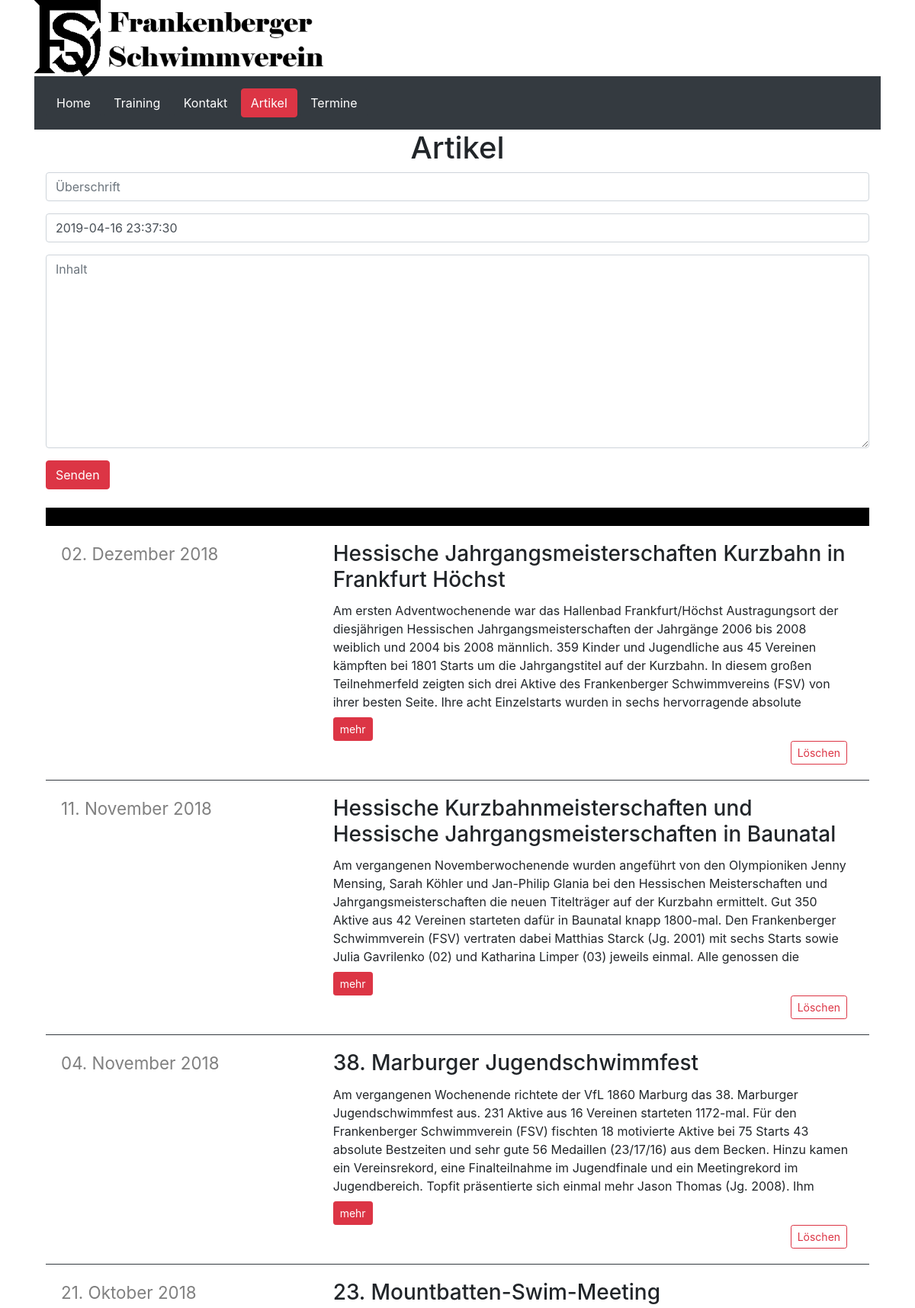
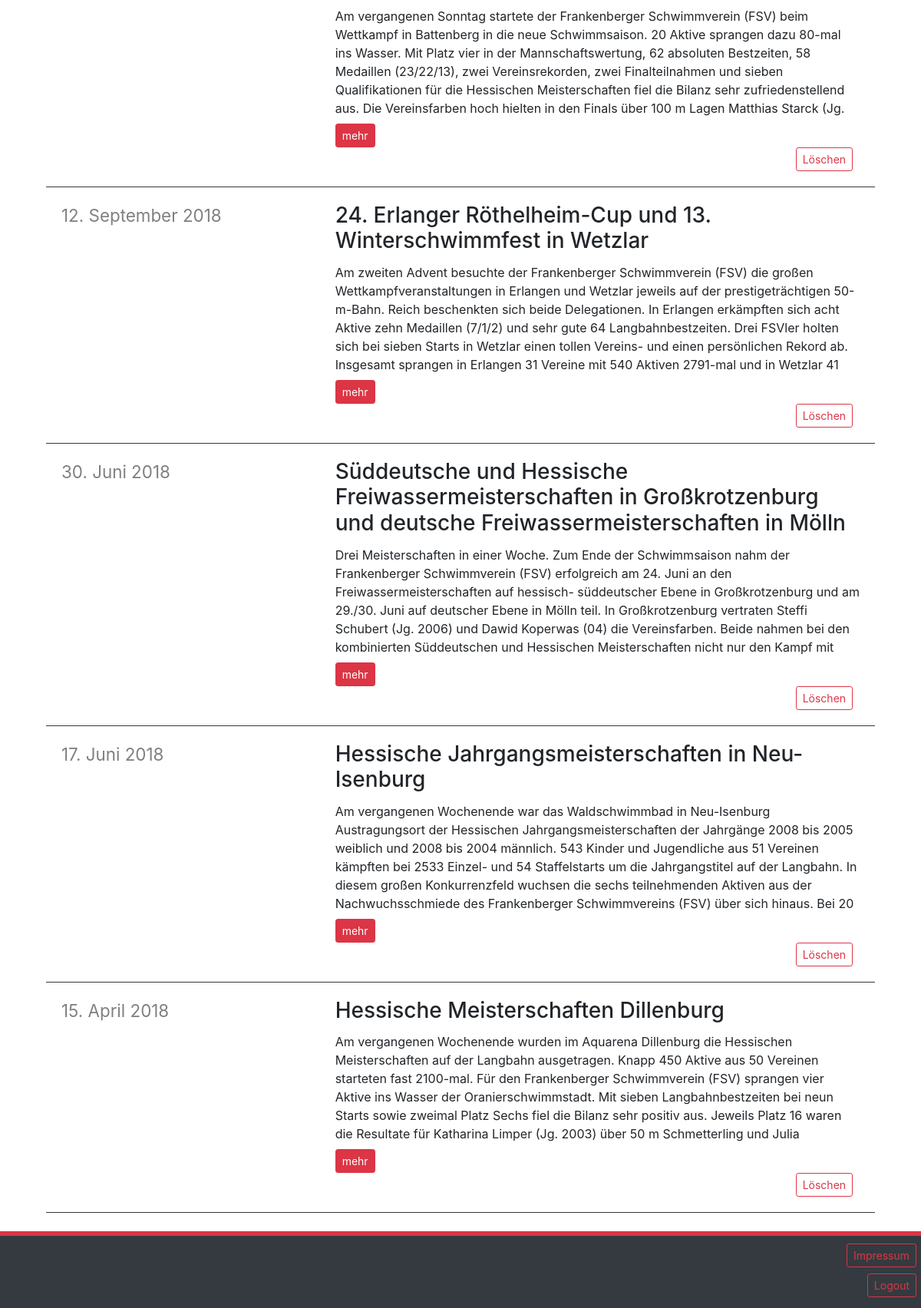
The page /news/timeline/ (signed in) on the database its author committed (2 pictures, top to bottom).
### news/models.py (models this page shows)
class NewsPost(models.Model):
    user = models.ForeignKey(User, on_delete=models.CASCADE)
    header = models.CharField(max_length=250)
    content = models.TextField()
    created_at = models.DateTimeField(default=timezone.now)
    def get_absolute_url(self):
        return reverse('news:artikel', kwargs={'post_id': self.id})

### news/views.py (the view)
# urls.py: path('timeline/', views.timeline_view, name='timeline'),
def timeline_view(request):
    post_form = PostForm()
    posts = NewsPost.objects.order_by('-created_at')
    return render(request, 'news/timeline.html', {'posts': posts, 'post_form': post_form})

### news/forms.py
class PostForm(forms.ModelForm):
    class Meta:
        model = NewsPost
        fields = ['header', 'created_at', 'content']
        labels = {
            'header': 'Überschrift',
            'created_at': 'Datum als JJJJ-MM-TT',
            'content': 'Inhalt',
        }
        widgets = {
        }

### news/templates/news/timeline.html (shortened to what this page needs)
{% extends 'news/base.html' %}
{% load bootstrap4 %}
{% load static %}
{% block style %}<link rel="stylesheet" href='/static/css/timeline.css' type="text/css">{% endblock %}
{% block mainForm %}
    <div class="container">
        <h1>Artikel</h1>
        {% if request.user.is_authenticated %}
        <form action="{% url 'news:create' %}" method="post" id="create">
            {% bootstrap_form post_form %}
            <button type="submit" class="btn btn-danger">Senden</button>
        </form>
        {% endif %}
        {% for post in posts %}
            <div class="row">
                <div class="col-12">
                    <div id="Artikel" class="card">
                         <div class="card-body">
                             <div class="row">
                                 <div class="col-4">
                                     <p id="datum">{{ post.created_at | date:"d. F Y" }}</p>
                                 </div>
                                 <div class="col-8">
                                     <h3 class="card-title">{{ post.header }}</h3>
                                     <p id="inhalt" class="card-text">{{ post.content }}</p>
                                     <a href="{{ post.get_absolute_url }}" class="btn btn-danger btn-sm">mehr</a>
                                     {% if post.user == request.user %}
                                     <form action="{% url 'news:delete' post.id %}" method="post" id="löschen">
                                         <button type="submit" class="btn btn-outline-danger btn-sm">Löschen</button>
                                     </form>
                                     {% endif %}
                                 </div>
                             </div>
                          </div>
                    </div>
                </div>
            </div>
        {% endfor %}
    </div>
{% endblock %}

### static/css/base.css (style rules this page uses)
h1 { text-align: center; }

### static/css/timeline.css (style rules this page uses)
#create { padding-bottom: 3vh; border-bottom: 3vh solid black; }
#Artikel { border: none; border-radius: 0; border-bottom: 1px solid #343A40; }
#datum { font-size: 1.4em; color: grey; }
#inhalt { max-height: 18vh; overflow: hidden; margin-bottom: 1vh; }
p { margin-bottom: 20px; }
#löschen { margin-left: 75vh; }

### rows shown on the page
NewsPost: created_at "02. Dezember 2018", header "Hessische Jahrgangsmeisterschaften Kurzbahn in Frankfurt Höchst", content "Am ersten Adventwochenende war das Hallenbad Frankfurt/Höchst Austragungsort der diesjährigen Hessischen Jahrgangsmeisterschaften der Jahrgänge 2006 bis 2008 weiblich und 2004 bis 2008 männlich. 359 Kinder und Jugendliche aus 45 Vereinen kämpften bei 1801 Starts um die Jahrgangstitel auf der Kurzbahn. In diesem großen Teilnehmerfeld zeigten sich drei Aktive des Frankenberger Schwimmvereins (FSV) von ihrer besten Seite. Ihre acht Einzelstarts wurden in sechs hervorragende absolute…", shows "Löschen"
NewsPost: created_at "11. November 2018", header "Hessische Kurzbahnmeisterschaften und Hessische Jahrgangsmeisterschaften in Baunatal", content "Am vergangenen Novemberwochenende wurden angeführt von den Olympioniken Jenny Mensing, Sarah Köhler und Jan-Philip Glania bei den Hessischen Meisterschaften und Jahrgangsmeisterschaften die neuen Titelträger auf der Kurzbahn ermittelt. Gut 350 Aktive aus 42 Vereinen starteten dafür in Baunatal knapp 1800-mal. Den Frankenberger Schwimmverein (FSV) vertraten dabei Matthias Starck (Jg. 2001) mit sechs Starts sowie Julia Gavrilenko (02) und Katharina Limper (03) jeweils einmal. Alle genossen die…", shows "Löschen"
NewsPost: created_at "04. November 2018", header "38. Marburger Jugendschwimmfest", content "Am vergangenen Wochenende richtete der VfL 1860 Marburg das 38. Marburger Jugendschwimmfest aus. 231 Aktive aus 16 Vereinen starteten 1172-mal. Für den Frankenberger Schwimmverein (FSV) fischten 18 motivierte Aktive bei 75 Starts 43 absolute Bestzeiten und sehr gute 56 Medaillen (23/17/16) aus dem Becken. Hinzu kamen ein Vereinsrekord, eine Finalteilnahme im Jugendfinale und ein Meetingrekord im Jugendbereich. Topfit präsentierte sich einmal mehr Jason Thomas (Jg. 2008). Ihm…", shows "Löschen"
NewsPost: created_at "21. Oktober 2018", header "23. Mountbatten-Swim-Meeting", content "Am vergangenen Sonntag startete der Frankenberger Schwimmverein (FSV) beim Wettkampf in Battenberg in die neue Schwimmsaison. 20 Aktive sprangen dazu 80-mal ins Wasser. Mit Platz vier in der Mannschaftswertung, 62 absoluten Bestzeiten, 58 Medaillen (23/22/13), zwei Vereinsrekorden, zwei Finalteilnahmen und sieben Qualifikationen für die Hessischen Meisterschaften fiel die Bilanz sehr zufriedenstellend aus. Die Vereinsfarben hoch hielten in den Finals über 100 m Lagen Matthias Starck (Jg.…", shows "Löschen"
NewsPost: created_at "12. September 2018", header "24. Erlanger Röthelheim-Cup und 13. Winterschwimmfest in Wetzlar", content "Am zweiten Advent besuchte der Frankenberger Schwimmverein (FSV) die großen Wettkampfveranstaltungen in Erlangen und Wetzlar jeweils auf der prestigeträchtigen 50-m-Bahn. Reich beschenkten sich beide Delegationen. In Erlangen erkämpften sich acht Aktive zehn Medaillen (7/1/2) und sehr gute 64 Langbahnbestzeiten. Drei FSVler holten sich bei sieben Starts in Wetzlar einen tollen Vereins- und einen persönlichen Rekord ab. Insgesamt sprangen in Erlangen 31 Vereine mit 540 Aktiven 2791-mal und in Wetzlar 41…", shows "Löschen"
NewsPost: created_at "30. Juni 2018", header "Süddeutsche und Hessische Freiwassermeisterschaften in Großkrotzenburg und deutsche Freiwassermeisterschaften in Mölln", content "Drei Meisterschaften in einer Woche. Zum Ende der Schwimmsaison nahm der Frankenberger Schwimmverein (FSV) erfolgreich am 24. Juni an den Freiwassermeisterschaften auf hessisch- süddeutscher Ebene in Großkrotzenburg und am 29./30. Juni auf deutscher Ebene in Mölln teil. In Großkrotzenburg vertraten Steffi Schubert (Jg. 2006) und Dawid Koperwas (04) die Vereinsfarben. Beide nahmen bei den kombinierten Süddeutschen und Hessischen Meisterschaften nicht nur den Kampf mit…", shows "Löschen"
NewsPost: created_at "17. Juni 2018", header "Hessische Jahrgangsmeisterschaften in Neu-Isenburg", content "Am vergangenen Wochenende war das Waldschwimmbad in Neu-Isenburg Austragungsort der Hessischen Jahrgangsmeisterschaften der Jahrgänge 2008 bis 2005 weiblich und 2008 bis 2004 männlich. 543 Kinder und Jugendliche aus 51 Vereinen kämpften bei 2533 Einzel- und 54 Staffelstarts um die Jahrgangstitel auf der Langbahn. In diesem großen Konkurrenzfeld wuchsen die sechs teilnehmenden Aktiven aus der Nachwuchsschmiede des Frankenberger Schwimmvereins (FSV) über sich hinaus. Bei 20…", shows "Löschen"
NewsPost: created_at "15. April 2018", header "Hessische Meisterschaften Dillenburg", content "Am vergangenen Wochenende wurden im Aquarena Dillenburg die Hessischen Meisterschaften auf der Langbahn ausgetragen. Knapp 450 Aktive aus 50 Vereinen starteten fast 2100-mal. Für den Frankenberger Schwimmverein (FSV) sprangen vier Aktive ins Wasser der Oranierschwimmstadt. Mit sieben Langbahnbestzeiten bei neun Starts sowie zweimal Platz Sechs fiel die Bilanz sehr positiv aus. Jeweils Platz 16 waren die Resultate für Katharina Limper (Jg. 2003) über 50 m Schmetterling und Julia…", shows "Löschen"
